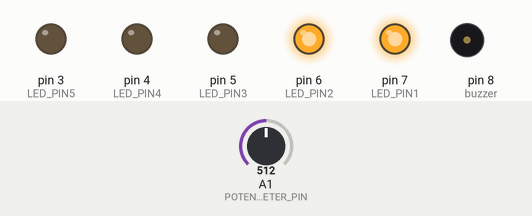
This sketch was run on a simulated Arduino Uno, built with avr-gcc and run on an emulated ATmega328P. Shown: output pins drawn as LEDs (lit = HIGH), buzzer (waves = sounding). The test bench sets the inputs (shaded band); at power-on: A1 (POTENTIOMETER_PIN) = 512.

Above: at 1.2 s.
1.3 s: A1 (POTENTIOMETER_PIN) set to 541
2.8 s: A1 (POTENTIOMETER_PIN) set to 562
At 3.9 s:
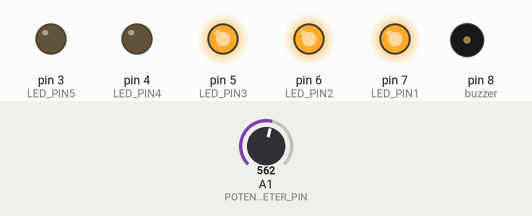
4.3 s: A1 (POTENTIOMETER_PIN) set to 638
5.8 s: A1 (POTENTIOMETER_PIN) set to 667
At 6.2 s:
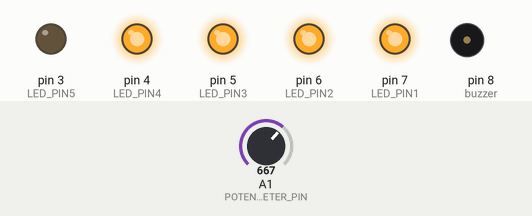
7.3 s: A1 (POTENTIOMETER_PIN) set to 738
8.8 s: A1 (POTENTIOMETER_PIN) set to 768
At 9.6 s:
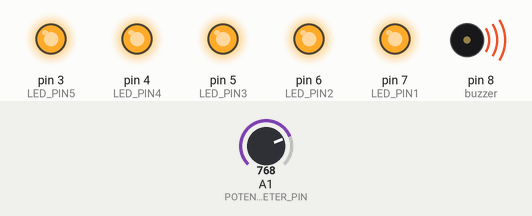
Timing chart, 0 to 11.3 s (numbered marks = the images above; inputs shaded):
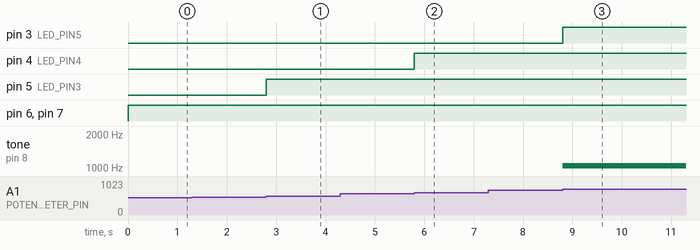

Measured:
- the behaviour switches between 550 and 551 on A1 (POTENTIOMETER_PIN) (found by bisection; images 0 and 1)
- the behaviour switches between 650 and 651 on A1 (POTENTIOMETER_PIN) (found by bisection; images 1 and 2)
- the behaviour switches between 750 and 751 on A1 (POTENTIOMETER_PIN) (found by bisection; images 2 and 3)
- after the input at 1.3 s, every drawn part: stays the same
- after the input at 2.8 s, pin 5 (LED_PIN3): LOW → HIGH at once
- after the input at 4.3 s, every drawn part: stays the same
- after the input at 5.8 s, pin 4 (LED_PIN4): LOW → HIGH at once
- after the input at 7.3 s, every drawn part: stays the same
- after the input at 8.8 s, pin 3 (LED_PIN5): LOW → HIGH at once; tone on pin 8 (buzzer): silent → 1046 Hz at once

The sketch:

assignmentpotentionmetersketch_oct17b.ino
```cpp
const int POTENTIOMETER_PIN = A1;
const int LED_PIN1           = 7;
const int LED_PIN2           = 6;
const int LED_PIN3           = 5;
const int LED_PIN4           = 4;
const int LED_PIN5           = 3;
const int ANALOG_THRESHOLD1  = 300;
const int ANALOG_THRESHOLD2  = 450;
const int ANALOG_THRESHOLD3  = 550;
const int ANALOG_THRESHOLD4  = 650;
const int ANALOG_THRESHOLD5  = 750;
const int buzzer = 8;
void setup() {
  pinMode(LED_PIN1, OUTPUT);
  pinMode(LED_PIN2, OUTPUT);
  pinMode(LED_PIN3, OUTPUT);
  pinMode(LED_PIN4, OUTPUT);
  pinMode(LED_PIN5, OUTPUT);
  pinMode(buzzer, OUTPUT);
}

void loop() {
  int analogValue = analogRead(POTENTIOMETER_PIN);

  if(analogValue > ANALOG_THRESHOLD1){
    digitalWrite(LED_PIN1, HIGH);
  }
  else{
    digitalWrite(LED_PIN1, LOW); }

  if(analogValue > ANALOG_THRESHOLD2)
    digitalWrite(LED_PIN2, HIGH);

 else
    digitalWrite(LED_PIN2, LOW);

  if(analogValue > ANALOG_THRESHOLD3)
    digitalWrite(LED_PIN3, HIGH);

   else
    digitalWrite(LED_PIN3, LOW);

   if(analogValue > ANALOG_THRESHOLD4)
    digitalWrite(LED_PIN4, HIGH);

   else
    digitalWrite(LED_PIN4, LOW);


  if(analogValue > ANALOG_THRESHOLD5){
    digitalWrite(LED_PIN5, HIGH);
    tone(buzzer, 1046);
  }
   else{
    digitalWrite(LED_PIN5, LOW);
    noTone(buzzer);
   }
}
```
